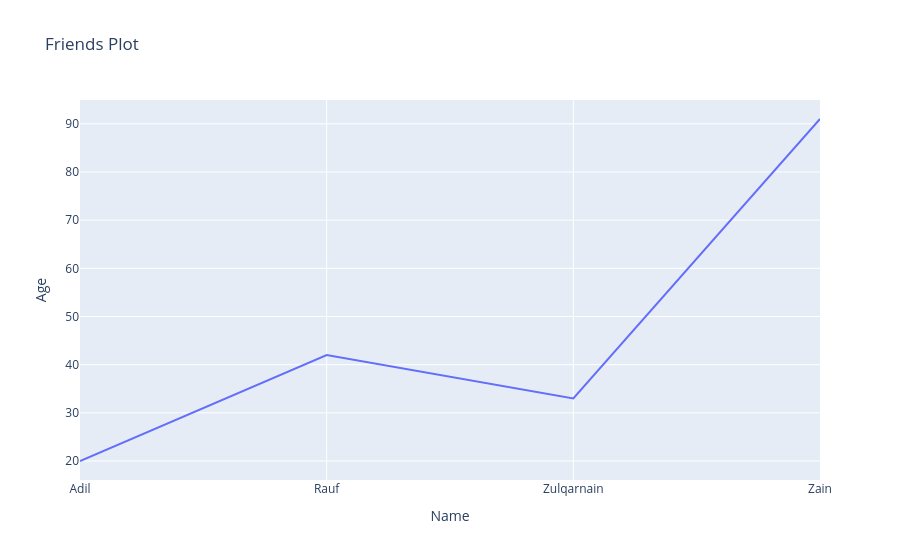

Source (notebook cell):
### Markdown cell above
### **Line Plot**

### Code cell
fig= px.line(x=["Adil","Rauf","Zulqarnain","Zain"], y=[20,42,33,91], title="Friends Plot", labels={"x":"Name","y":"Age"})
fig.show()

### Figure 1 — Plotly figure (JSON) as saved in the notebook; plotly's stock layout.template omitted (floating-point values rounded to 4 significant figures)
{"data": [{"hovertemplate": "Name=%{x}<br>Age=%{y}<extra></extra>", "legendgroup": "", "line": {"color": "#636efa", "dash": "solid"}, "marker": {"symbol": "circle"}, "mode": "lines", "name": "", "orientation": "v", "showlegend": false, "type": "scatter", "x": ["Adil", "Rauf", "Zulqarnain", "Zain"], "xaxis": "x", "y": [20, 42, 33, 91], "yaxis": "y"}], "layout": {"legend": {"tracegroupgap": 0}, "title": {"text": "Friends Plot"}, "xaxis": {"anchor": "y", "domain": [0, 1], "title": {"text": "Name"}}, "yaxis": {"anchor": "x", "domain": [0, 1], "title": {"text": "Age"}}}}
